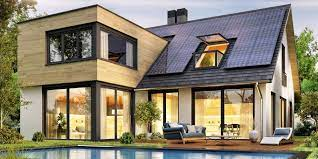
#> input picture media/img/houses/maison_-_6.jpg, 318 x 159 px, found by its file name; its folder holds only this picture in this run
$ python Image_resize.py   (older library calls are emulated)
#> lines starting #> are read from the running program, lines starting #| are printed output that depends on the picture
import os
from PIL import Image
resize_method = Image.ANTIALIAS
    #Image.NEAREST)  # use nearest neighbour
    #Image.BILINEAR) # linear interpolation in a 2x2 environment
    #Image.BICUBIC) # cubic spline interpolation in a 4x4 environment
    #Image.ANTIALIAS) # best down-sizing filter


max_height= 1200
max_width= 1200
extensions= ['PNG','JPG']

path= os.path.abspath("C:/Users/XC-DEV-3/Documents/projet soutenance/logeique2/media/img/houses")
print(path)

def adjusted_size(width,height):
    if width>max_width or height>max_height:
        if width>height:
            return max_width, int (max_width * height/ width)
        else:
            return int (max_height*width/height), max_height
    else:
        return width,height


if __name__ == "__main__":
    for f in os.listdir(path):
        if os.path.isfile(os.path.join(path,f)):
            f_text, f_ext= os.path.splitext(f)
            f_ext= f_ext[1:].upper()
            if f_ext in extensions:
                print (f)
                image = Image.open(os.path.join(path,f))
#> image is the input picture: PIL image 318x159 RGB; mean R, G, B 138.4, 130.6, 111.4
                width, height= image.size
#> width = 318; height = 159
                image = image.resize(adjusted_size(540, 304))
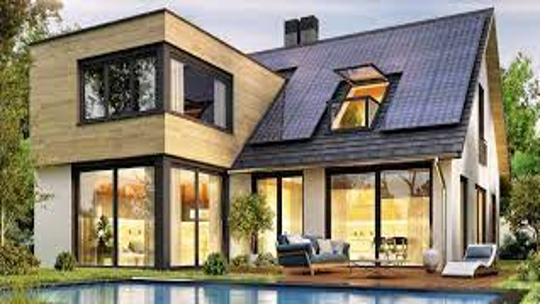
#> image: PIL image 540x304 RGB; mean R, G, B 138.4, 130.6, 111.5
                image.save(os.path.join(path,f))
